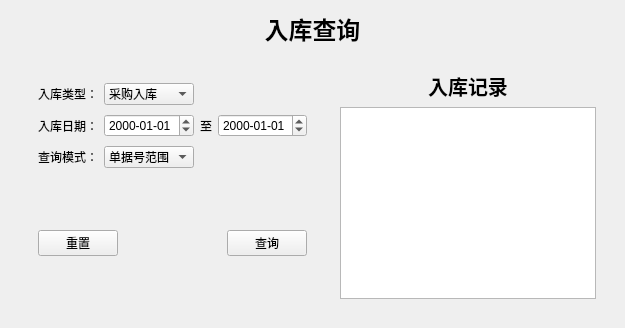
      <widget class="QWidget" name="page_4">
       <layout class="QVBoxLayout" name="verticalLayout_3">
        <item>
         <widget class="QLabel" name="forthlabel">
          <property name="font">
           <font>
            <family>隶书</family>
            <pointsize>18</pointsize>
            <italic>false</italic>
            <bold>true</bold>
           </font>
          </property>
          <property name="text">
           <string>入库查询</string>
          </property>
          <property name="alignment">
           <set>Qt::AlignCenter</set>
          </property>
         </widget>
        </item>
        <item>
         <widget class="QWidget" name="widget_38" native="true">
          <property name="sizePolicy">
           <sizepolicy hsizetype="Preferred" vsizetype="Preferred">
            <horstretch>0</horstretch>
            <verstretch>0</verstretch>
           </sizepolicy>
          </property>
          <layout class="QHBoxLayout" name="horizontalLayout_8">
           <item>
            <widget class="QWidget" name="widget_45" native="true">
             <property name="sizePolicy">
              <sizepolicy hsizetype="Preferred" vsizetype="Preferred">
               <horstretch>1</horstretch>
               <verstretch>0</verstretch>
              </sizepolicy>
             </property>
             <layout class="QGridLayout" name="gridLayout_11">
              <item row="2" column="0">
               <widget class="QWidget" name="widget_40" native="true">
                <property name="sizePolicy">
                 <sizepolicy hsizetype="Preferred" vsizetype="Preferred">
                  <horstretch>0</horstretch>
                  <verstretch>0</verstretch>
                 </sizepolicy>
                </property>
                <layout class="QHBoxLayout" name="horizontalLayout_33">
                 <item>
                  <widget class="QPushButton" name="forthInStoreClearpushButton">
                   <property name="sizePolicy">
                    <sizepolicy hsizetype="Minimum" vsizetype="Fixed">
                     <horstretch>0</horstretch>
                     <verstretch>0</verstretch>
                    </sizepolicy>
                   </property>
                   <property name="text">
                    <string>重置</string>
                   </property>
                  </widget>
                 </item>
                 <item>
                  <spacer name="horizontalSpacer_30">
                   <property name="orientation">
                    <enum>Qt::Horizontal</enum>
                   </property>
                   <property name="sizeHint" stdset="0">
                    <size>
                     <width>40</width>
                     <height>20</height>
                    </size>
                   </property>
                  </spacer>
                 </item>
                 <item>
                  <widget class="QPushButton" name="forthInStoreQueryPushButton">
                   <property name="sizePolicy">
                    <sizepolicy hsizetype="Minimum" vsizetype="Fixed">
                     <horstretch>0</horstretch>
                     <verstretch>0</verstretch>
                    </sizepolicy>
                   </property>
                   <property name="text">
                    <string>查询</string>
                   </property>
                  </widget>
                 </item>
                </layout>
               </widget>
              </item>
              <item row="1" column="0">
               <widget class="QWidget" name="forthInStoreQueryWidget" native="true">
                <property name="sizePolicy">
                 <sizepolicy hsizetype="Preferred" vsizetype="Preferred">
                  <horstretch>0</horstretch>
                  <verstretch>0</verstretch>
                 </sizepolicy>
                </property>
                <layout class="QGridLayout" name="gridLayout_3">
                 <item row="4" column="0">
                  <widget class="QLabel" name="label">
                   <property name="sizePolicy">
                    <sizepolicy hsizetype="Preferred" vsizetype="Preferred">
                     <horstretch>0</horstretch>
                     <verstretch>0</verstretch>
                    </sizepolicy>
                   </property>
                   <property name="layoutDirection">
                    <enum>Qt::LeftToRight</enum>
                   </property>
                   <property name="text">
                    <string>查询模式：</string>
                   </property>
                   <property name="alignment">
                    <set>Qt::AlignCenter</set>
                   </property>
                  </widget>
                 </item>
                 <item row="4" column="1">
                  <widget class="QComboBox" name="forthInStoreQueryModeComboBox">
                   <property name="sizePolicy">
                    <sizepolicy hsizetype="Minimum" vsizetype="Fixed">
                     <horstretch>0</horstretch>
                     <verstretch>0</verstretch>
                    </sizepolicy>
                   </property>
                   <item>
                    <property name="text">
                     <string>单据号范围</string>
                    </property>
                   </item>
                   <item>
                    <property name="text">
                     <string>交易对象</string>
                    </property>
                   </item>
                   <item>
                    <property name="text">
                     <string>包含商品</string>
                    </property>
                   </item>
                  </widget>
                 </item>
                 <item row="1" column="0">
                  <widget class="QLabel" name="label_40">
                   <property name="sizePolicy">
                    <sizepolicy hsizetype="Preferred" vsizetype="Preferred">
                     <horstretch>0</horstretch>
                     <verstretch>0</verstretch>
                    </sizepolicy>
                   </property>
                   <property name="text">
                    <string>入库日期：</string>
                   </property>
                   <property name="alignment">
                    <set>Qt::AlignCenter</set>
                   </property>
                  </widget>
                 </item>
                 <item row="1" column="2">
                  <widget class="QLabel" name="label_41">
                   <property name="sizePolicy">
                    <sizepolicy hsizetype="Preferred" vsizetype="Preferred">
                     <horstretch>0</horstretch>
                     <verstretch>0</verstretch>
                    </sizepolicy>
                   </property>
                   <property name="text">
                    <string>至</string>
                   </property>
                   <property name="alignment">
                    <set>Qt::AlignCenter</set>
                   </property>
                  </widget>
                 </item>
                 <item row="1" column="3">
                  <widget class="QDateEdit" name="forthInStoreEndDateEdit">
                   <property name="sizePolicy">
                    <sizepolicy hsizetype="Minimum" vsizetype="Preferred">
                     <horstretch>0</horstretch>
                     <verstretch>0</verstretch>
                    </sizepolicy>
                   </property>
                   <property name="focusPolicy">
                    <enum>Qt::NoFocus</enum>
                   </property>
                   <property name="displayFormat">
                    <string>yyyy-MM-dd</string>
                   </property>
                  </widget>
                 </item>
                 <item row="1" column="1">
                  <widget class="QDateEdit" name="forthInStoreStardDateEdit">
                   <property name="sizePolicy">
                    <sizepolicy hsizetype="Minimum" vsizetype="Fixed">
                     <horstretch>0</horstretch>
                     <verstretch>0</verstretch>
                    </sizepolicy>
                   </property>
                   <property name="focusPolicy">
                    <enum>Qt::NoFocus</enum>
                   </property>
                   <property name="displayFormat">
                    <string>yyyy-MM-dd</string>
                   </property>
                  </widget>
                 </item>
                 <item row="0" column="0">
                  <widget class="QLabel" name="label_45">
                   <property name="sizePolicy">
                    <sizepolicy hsizetype="Preferred" vsizetype="Preferred">
                     <horstretch>0</horstretch>
                     <verstretch>0</verstretch>
                    </sizepolicy>
                   </property>
                   <property name="text">
                    <string>入库类型：</string>
                   </property>
                   <property name="alignment">
                    <set>Qt::AlignRight|Qt::AlignTrailing|Qt::AlignVCenter</set>
                   </property>
                  </widget>
                 </item>
                 <item row="0" column="1">
                  <widget class="QComboBox" name="forthInStoreCategoryComboBox">
                   <property name="sizePolicy">
                    <sizepolicy hsizetype="Minimum" vsizetype="Fixed">
                     <horstretch>0</horstretch>
                     <verstretch>0</verstretch>
                    </sizepolicy>
                   </property>
                   <item>
                    <property name="text">
                     <string>采购入库</string>
                    </property>
                   </item>
                   <item>
                    <property name="text">
                     <string>销售退货</string>
                    </property>
                   </item>
                  </widget>
                 </item>
                </layout>
               </widget>
              </item>
             </layout>
            </widget>
           </item>
           <item>
            <widget class="QWidget" name="widget_36" native="true">
             <property name="sizePolicy">
              <sizepolicy hsizetype="Preferred" vsizetype="Preferred">
               <horstretch>4</horstretch>
               <verstretch>0</verstretch>
              </sizepolicy>
             </property>
             <property name="minimumSize">
              <size>
               <width>0</width>
               <height>0</height>
              </size>
             </property>
             <layout class="QVBoxLayout" name="verticalLayout_11">
              <item>
               <widget class="QLabel" name="label_32">
                <property name="font">
                 <font>
                  <family>隶书</family>
                  <pointsize>15</pointsize>
                  <italic>false</italic>
                  <bold>true</bold>
                 </font>
                </property>
                <property name="text">
                 <string>入库记录</string>
                </property>
                <property name="alignment">
                 <set>Qt::AlignCenter</set>
                </property>
               </widget>
              </item>
              <item>
               <widget class="QTreeView" name="forthInStoreTreeView"/>
              </item>
             </layout>
            </widget>
           </item>
          </layout>
         </widget>
        </item>
       </layout>
      </widget>
